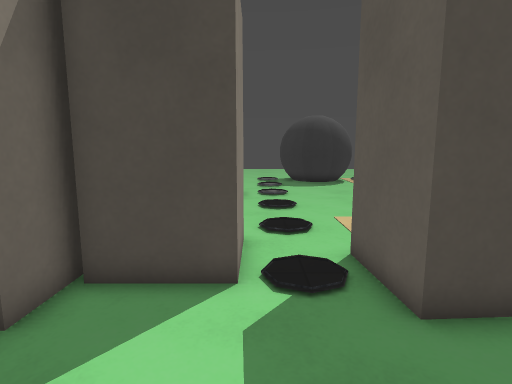
[1] (above)

24 first-person views from a walk through a Godot game level. The camera is 1.3 m above the floor, tilts 8° down and sees 80° across. The floor is counted in squares, 0.5 m on a side. Each view is taken from the middle of a square. On the plan, view 1 faces up. The plan holds only what a view shows up to about 20 squares ahead; the rest is blank. The place goes on beyond the plan. Surface patterns are stand-ins for the level's own textures.

[2]
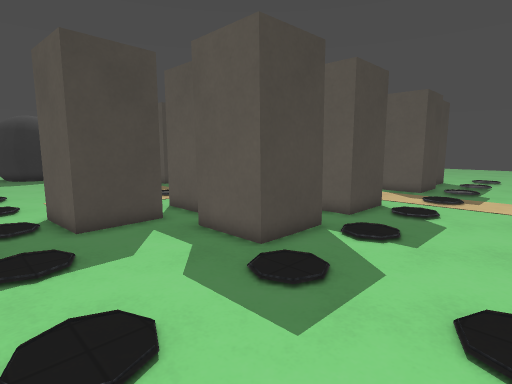

[3]
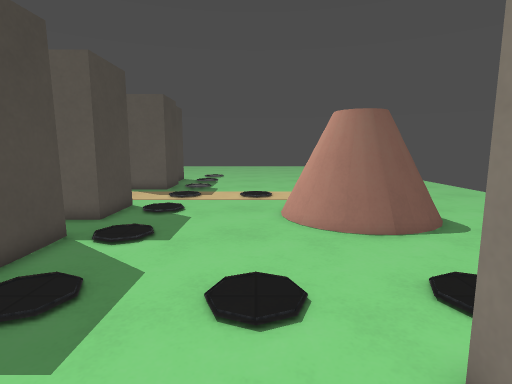

[4]
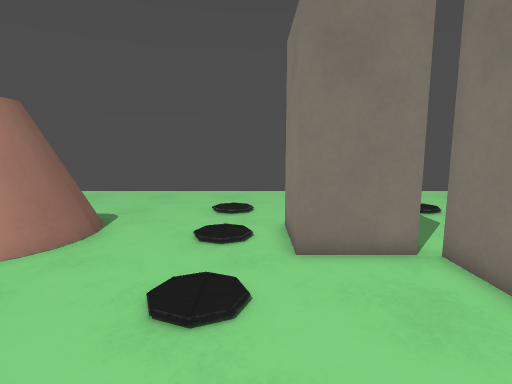

[5]
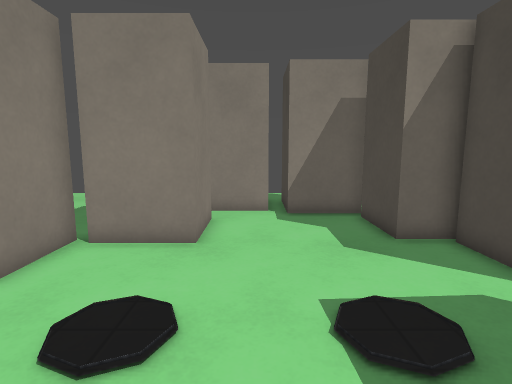

[6]
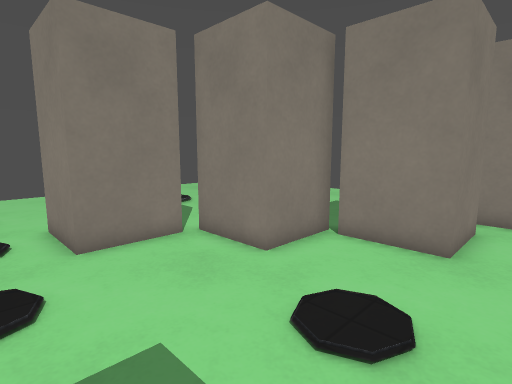

[7]
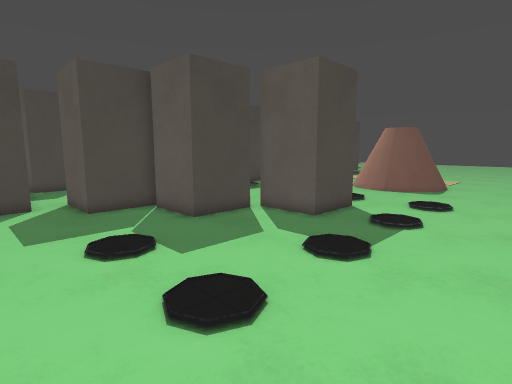

[8]
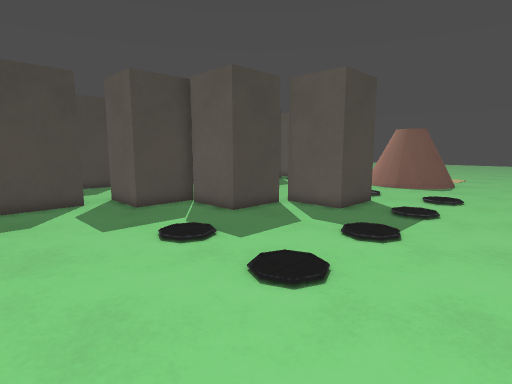

[9]
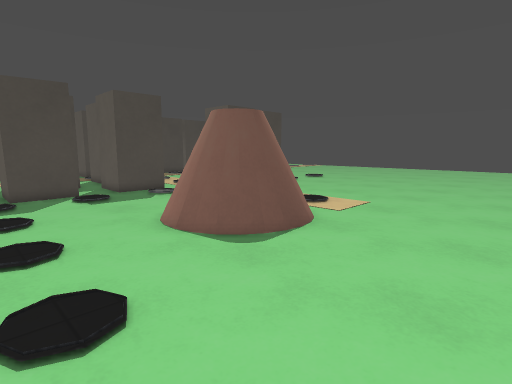

[10]
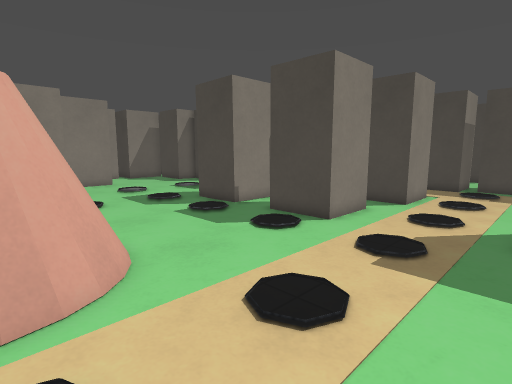

[11]
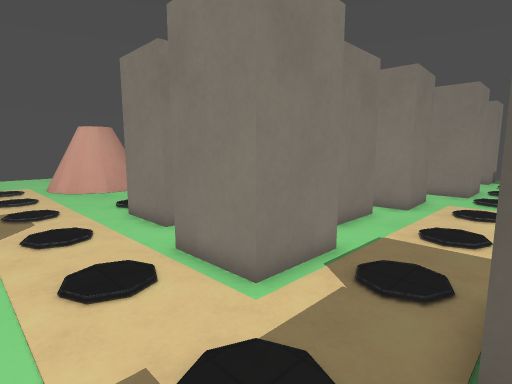

[12]
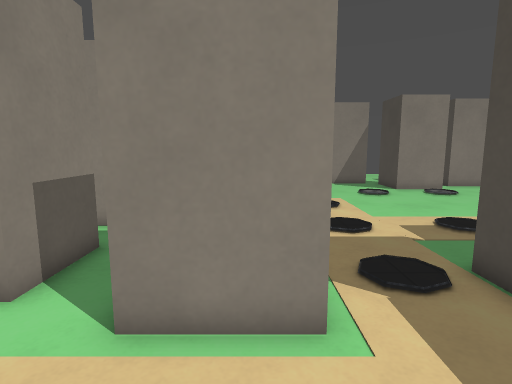

[13]
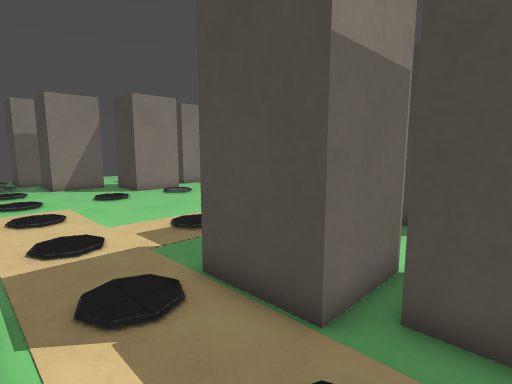

[14]
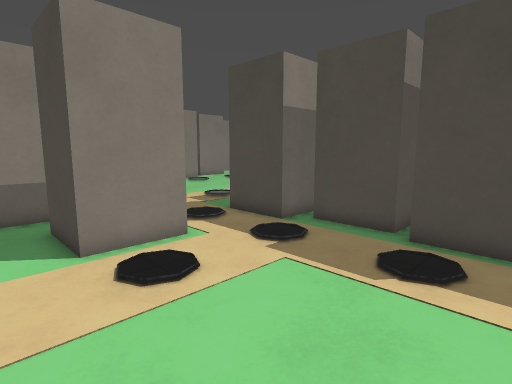

[15]
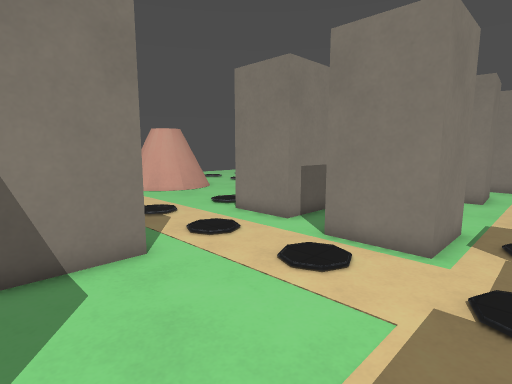

[16]
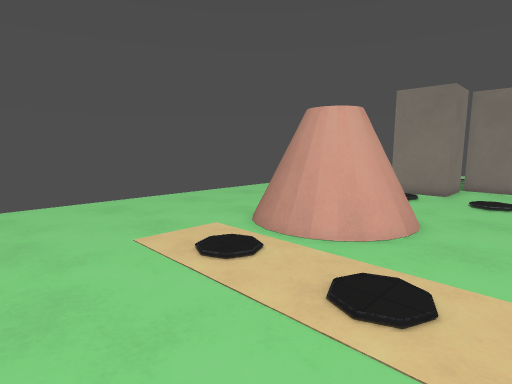

[17]
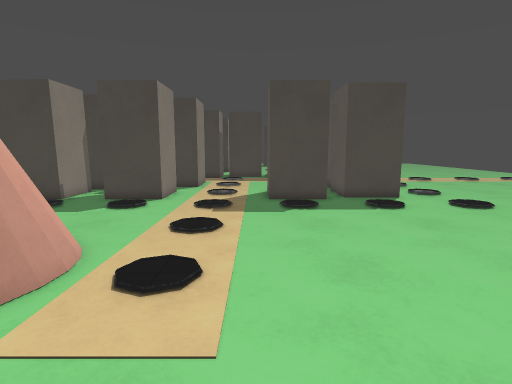

[18]
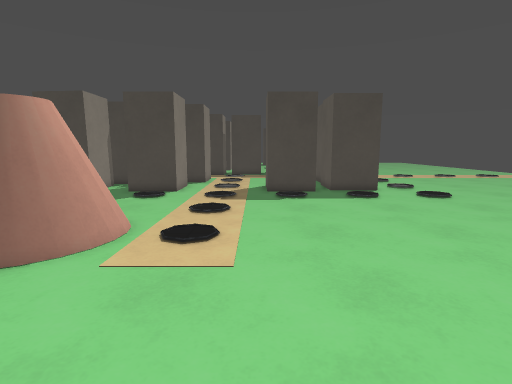

[19]
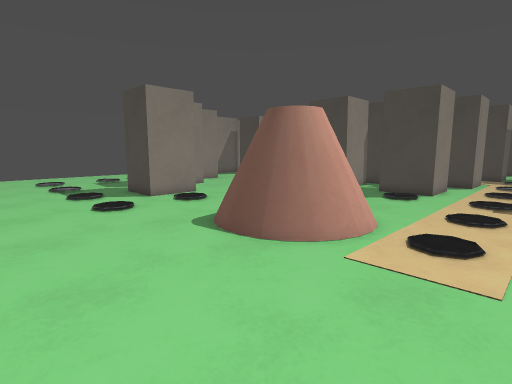

[20]
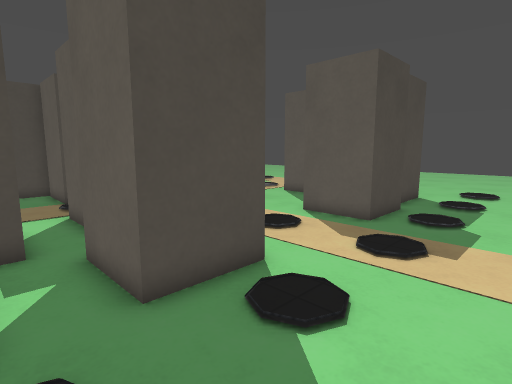

[21]
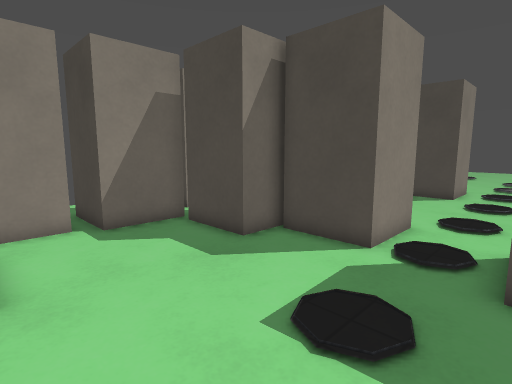

[22]
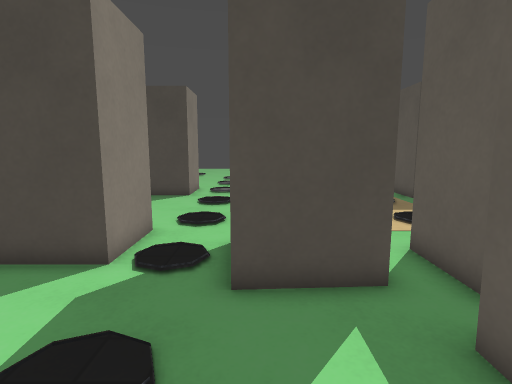

[23]
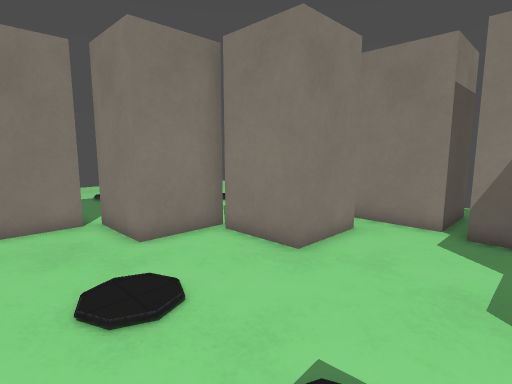

[24]
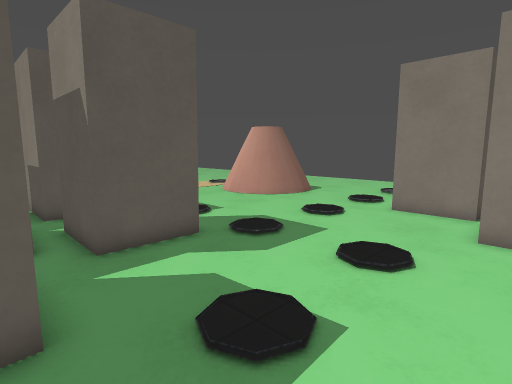

### Floor plan
Key: @ floor where view 1 was taken; # wall or solid block; . floor; = window, fence, low wall or low ledge; B block.
Columns run from 12 left of view 1 to 23 right of it. Each row starts with its distance up from view 1.
 18            B. ....
 17            B......     B
 16          BBB........   B
 15         B............  BBB B.
 14         B................B  B   B
 13         B................B  BBBBB
 12      BBBB................BBBB...BBB
 11       .............................
 10       .  ...........................
  9       ...BBBB.......................
  8             B....B......BBBB........
  7             B.BBBB.BBBB.B  B........
  6         BBBBB.BB B.B   .B  B........
  5   BB.B  B......B BBB  B.BBBB........
  4      BBBB......BB..BBBB.............
  3      B............BBBB.BBBB.....BBB.
  2      B............B  B.B  B.....B  B
  1 ..BBB.............B  B.B  B.....B
  0 .B  B.......@.....BBBB.BBBB.....BBBB
 -1     B...............................
 -2  BBBB.BBBB..........................
 -3  .....B  B..........................
 -4  .....B  B..........................
 -5  .....BBBBBB........................
 -6  .......B  B........................
 -7  .......B  B........................
 -8  .......BBBBBBBB......=###=.........
 -9  ...........B  B......#####.........
-10 ............B  B......#####.........
-11 ............BBBB......#####.........
-12 ......................=###=.........
-13 ....................................
-14 ....................................
-15  ...................................
-16   ..................................
-17    .................................
-18 . . ......    ....................
-19      ..       ....................

Positions as (right, up) in squares from view 1, and headings:
1: (0, 0), facing up
2: (0, -6), facing up-right
3: (0, -6), facing right
4: (4, -1), facing down
5: (5, 0), facing left
6: (5, 0), facing down-left
7: (-10, -18), facing up-right
8: (-12, -18), facing up-right
9: (4, -19), facing up-right
10: (20, -10), facing up-left
11: (19, 12), facing down-left
12: (19, 7), facing left
13: (18, 8), facing up-left
14: (23, 3), facing up-left
15: (23, 10), facing down-left
16: (22, -4), facing down-left
17: (19, -16), facing up
18: (19, -19), facing up
19: (19, -19), facing up-left
20: (9, -5), facing up-right
21: (3, -2), facing up-left
22: (3, -1), facing up
23: (3, 3), facing down-left
24: (-2, 5), facing down-right
